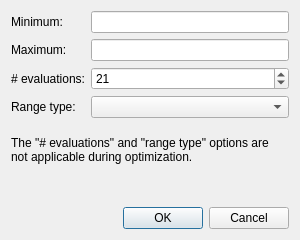
<?xml version="1.0" encoding="UTF-8"?>
<ui version="4.0">
 <class>Dialog</class>
 <widget class="QDialog" name="Dialog">
  <property name="geometry">
   <rect>
    <x>0</x>
    <y>0</y>
    <width>300</width>
    <height>240</height>
   </rect>
  </property>
  <property name="sizePolicy">
   <sizepolicy hsizetype="Fixed" vsizetype="Fixed">
    <horstretch>0</horstretch>
    <verstretch>0</verstretch>
   </sizepolicy>
  </property>
  <property name="minimumSize">
   <size>
    <width>300</width>
    <height>240</height>
   </size>
  </property>
  <property name="maximumSize">
   <size>
    <width>300</width>
    <height>240</height>
   </size>
  </property>
  <property name="windowTitle">
   <string>Set Range</string>
  </property>
  <layout class="QVBoxLayout" name="verticalLayout" stretch="0,0">
   <property name="spacing">
    <number>18</number>
   </property>
   <item>
    <layout class="QVBoxLayout" name="verticalLayout_3" stretch="0,1">
     <property name="spacing">
      <number>18</number>
     </property>
     <item>
      <layout class="QFormLayout" name="formLayout">
       <property name="horizontalSpacing">
        <number>6</number>
       </property>
       <property name="verticalSpacing">
        <number>6</number>
       </property>
       <item row="0" column="0">
        <widget class="QLabel" name="lblMinimum">
         <property name="text">
          <string>Minimum:</string>
         </property>
        </widget>
       </item>
       <item row="0" column="1">
        <widget class="FreeFloatBox" name="editMinimum"/>
       </item>
       <item row="1" column="0">
        <widget class="QLabel" name="lblMaximum">
         <property name="text">
          <string>Maximum:</string>
         </property>
        </widget>
       </item>
       <item row="1" column="1">
        <widget class="FreeFloatBox" name="editMaximum"/>
       </item>
       <item row="2" column="0">
        <widget class="QLabel" name="lblNumEvaluations">
         <property name="text">
          <string># evaluations:</string>
         </property>
        </widget>
       </item>
       <item row="2" column="1">
        <widget class="QSpinBox" name="editNumEvaluations">
         <property name="minimum">
          <number>2</number>
         </property>
         <property name="maximum">
          <number>10000</number>
         </property>
         <property name="value">
          <number>21</number>
         </property>
        </widget>
       </item>
       <item row="3" column="0">
        <widget class="QLabel" name="lblRangeType">
         <property name="text">
          <string>Range type:</string>
         </property>
        </widget>
       </item>
       <item row="3" column="1">
        <widget class="QComboBox" name="editRangeType"/>
       </item>
      </layout>
     </item>
     <item>
      <widget class="QLabel" name="label_5">
       <property name="text">
        <string>The &quot;# evaluations&quot; and &quot;range type&quot; options are not applicable during optimization.</string>
       </property>
       <property name="alignment">
        <set>Qt::AlignLeading|Qt::AlignLeft|Qt::AlignTop</set>
       </property>
       <property name="wordWrap">
        <bool>true</bool>
       </property>
      </widget>
     </item>
    </layout>
   </item>
   <item>
    <widget class="QDialogButtonBox" name="buttonBox">
     <property name="orientation">
      <enum>Qt::Horizontal</enum>
     </property>
     <property name="standardButtons">
      <set>QDialogButtonBox::Cancel|QDialogButtonBox::Ok</set>
     </property>
     <property name="centerButtons">
      <bool>false</bool>
     </property>
    </widget>
   </item>
  </layout>
 </widget>
 <customwidgets>
  <customwidget>
   <class>FreeFloatBox</class>
   <extends>QLineEdit</extends>
   <header>frcpredict.ui</header>
  </customwidget>
 </customwidgets>
 <resources/>
 <connections>
  <connection>
   <sender>buttonBox</sender>
   <signal>accepted()</signal>
   <receiver>Dialog</receiver>
   <slot>accept()</slot>
   <hints>
    <hint type="sourcelabel">
     <x>248</x>
     <y>254</y>
    </hint>
    <hint type="destinationlabel">
     <x>157</x>
     <y>274</y>
    </hint>
   </hints>
  </connection>
  <connection>
   <sender>buttonBox</sender>
   <signal>rejected()</signal>
   <receiver>Dialog</receiver>
   <slot>reject()</slot>
   <hints>
    <hint type="sourcelabel">
     <x>316</x>
     <y>260</y>
    </hint>
    <hint type="destinationlabel">
     <x>286</x>
     <y>274</y>
    </hint>
   </hints>
  </connection>
 </connections>
</ui>
